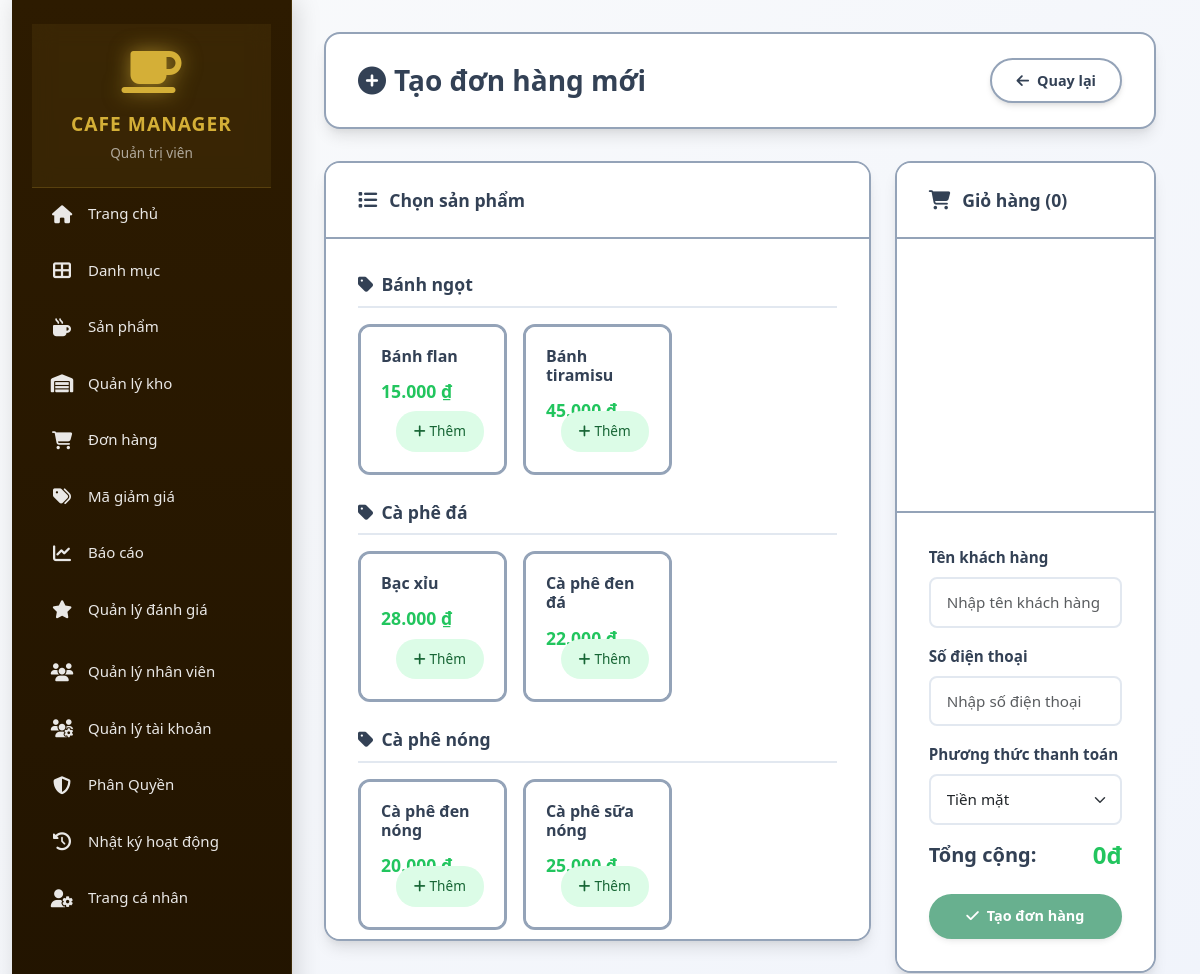
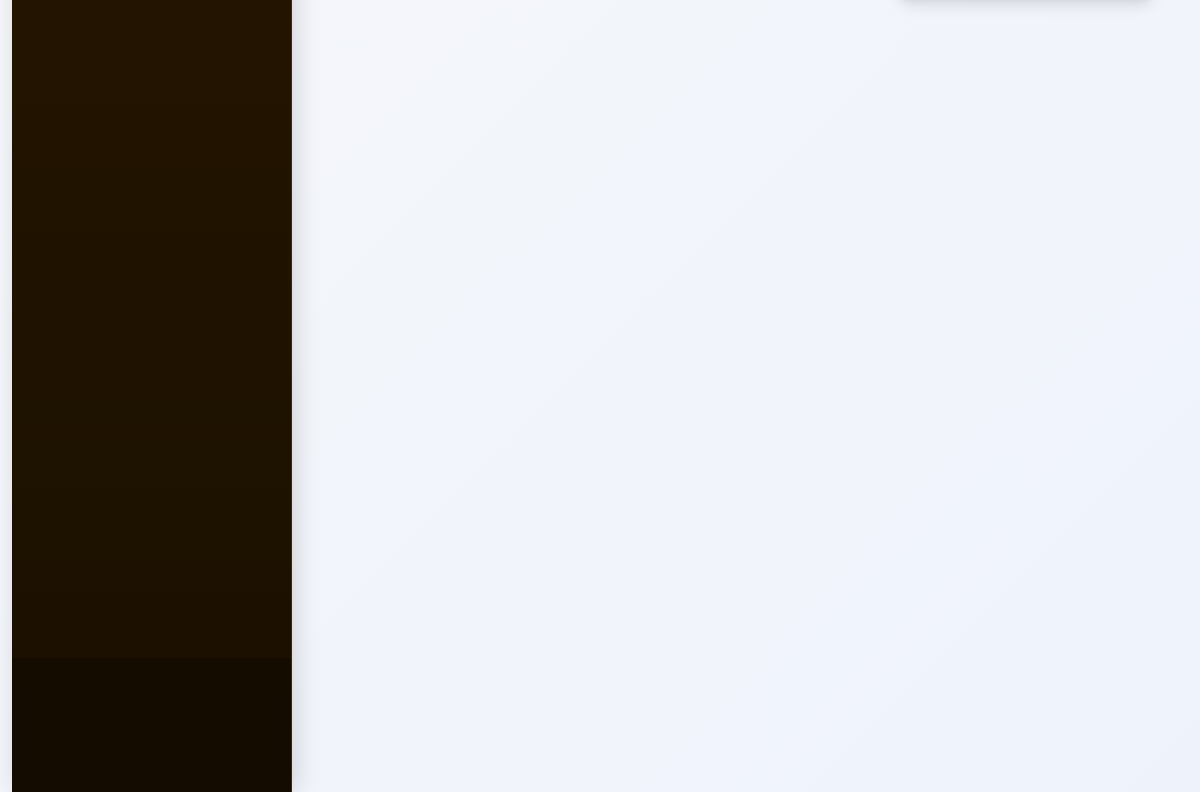
The page /admin/order_form.php (signed in) on the database its author committed (2 pictures, top to bottom).
### tables this page shows
CREATE TABLE products (
    id INT PRIMARY KEY AUTO_INCREMENT,   
    category_id INT,
    name VARCHAR(200) NOT NULL,
    description TEXT,
    ingredients TEXT,
    calories INT,
    price DECIMAL(10,2) NOT NULL,
    discount_type ENUM('none', 'percentage', 'fixed') DEFAULT 'none',
    discount_value DECIMAL(10,2) DEFAULT 0,
    sale_price DECIMAL(10,2) NULL,
    discount_start_date DATETIME NULL,
    discount_end_date DATETIME NULL,
    is_featured TINYINT(1) DEFAULT 0,
    ai_metadata TEXT,
    image VARCHAR(255),
    status ENUM('active', 'inactive') DEFAULT 'active',
    created_at TIMESTAMP DEFAULT CURRENT_TIMESTAMP,
    updated_at TIMESTAMP DEFAULT CURRENT_TIMESTAMP ON UPDATE CURRENT_TIMESTAMP,
    
    FOREIGN KEY (category_id) REFERENCES categories(id) ON DELETE SET NULL,
    INDEX idx_is_featured (is_featured),
    INDEX idx_discount_dates (discount_start_date, discount_end_date)
);

### config/helpers.php (called while the page is built, shortened)
<?php
function formatCurrency($amount) {
    return number_format($amount, 0, ',', '.') . ' ₫';
}

### admin/order_form.php (the view, shortened to what this page needs)
<?php
require_once '../config/init.php';
require_once '../config/helpers.php';
 $products = $pdo->query("
    SELECT p.*, c.name as category_name, i.quantity as stock
    FROM products p
    LEFT JOIN categories c ON p.category_id = c.id
    LEFT JOIN inventory i ON p.id = i.product_id
    WHERE p.status = 'active'
    ORDER BY c.name, p.name
")->fetchAll();
 $products_by_category = [];
foreach ($products as $product) {
    $category = $product['category_name'] ?: 'Khác';
    $products_by_category[$category][] = $product;
}
?>
<!DOCTYPE html>
<html lang="vi">
<head>
    <link href="https://cdn.jsdelivr.net/npm/bootstrap@5.3.0/dist/css/bootstrap.min.css" rel="stylesheet">
    <link href="https://cdnjs.cloudflare.com/ajax/libs/font-awesome/6.4.0/css/all.min.css" rel="stylesheet">
    <link rel="stylesheet" href="../assets/cssad/order_form.css">
</head>
<body class="admin-layout">
    <div class="container-fluid min-vh-100">
        <div class="row g-0 flex-lg-nowrap flex-wrap">
            <?php include 'sidebar.php'; ?>
            <main class="content-wrapper">
                <div class="page-header">
                    <h1><i class="fas fa-plus-circle me-2"></i>Tạo đơn hàng mới</h1>
                    <a href="orders.php" class="btn btn-action btn-secondary">
                        <i class="fas fa-arrow-left me-2"></i>Quay lại
                    </a>
                </div>
                <div class="row">
                    <div class="col-lg-8">
                        <div class="content-card">
                            <div class="card-header">
                                <i class="fas fa-list"></i>
                                <span>Chọn sản phẩm</span>
                            </div>
                            <div class="card-body" style="max-height: 700px; overflow-y: auto;">
                                <?php foreach ($products_by_category as $category => $items): ?>
                                <div class="category-header">
                                    <i class="fas fa-tag me-2"></i><?php echo $category; ?>
                                </div>
                                <div class="row g-3 mb-4">
                                    <?php foreach ($items as $product): ?>
                                    <div class="col-md-4 col-sm-6">
                                        <div class="card product-card h-100" onclick="addToCart(<?php echo htmlspecialchars(json_encode($product)); ?>)">
                                            <div class="card-body">
                                                <h6 class="card-title"><?php echo htmlspecialchars($product['name']); ?></h6>
                                                <p class="card-text price">
                                                    <?php echo formatCurrency($product['price']); ?>
                                                </p>
                                                <div class="stock-info">
                                                    <i class="fas fa-box me-1"></i>
                                                </div>
                                                <button type="button" class="btn btn-sm btn-success">
                                                    <i class="fas fa-plus me-1"></i>Thêm
                                                </button>
                                            </div>
                                        </div>
                                    </div>
                                    <?php endforeach; ?>
                                </div>
                                <?php endforeach; ?>
                            </div>
                        </div>
                    </div>
                    <div class="col-lg-4">
                        <div class="content-card sticky-cart">
                            <div class="card-header">
                                <i class="fas fa-shopping-cart"></i>
                                <span>Giỏ hàng (<span id="cart-count">0</span>)</span>
                            </div>
                            <div class="card-body" style="max-height: 400px; overflow-y: auto;">
                                <div id="cart-items">
                                    <div class="empty-cart">
                                        <i class="fas fa-shopping-basket"></i>
                                        <p>Chưa có sản phẩm nào</p>
                                    </div>
                                </div>
                            </div>
                            <div class="card-body cart-summary">
                                <form method="POST" id="orderForm">
                                    <div class="mb-3">
                                        <label class="form-label">Tên khách hàng</label>
                                        <input type="text" name="customer_name" class="form-control" placeholder="Nhập tên khách hàng">
                                    </div>
                                    <div class="mb-3">
                                        <label class="form-label">Số điện thoại</label>
                                        <input type="text" name="customer_phone" class="form-control" placeholder="Nhập số điện thoại">
                                    </div>
                                    <div class="mb-3">
                                        <label class="form-label">Phương thức thanh toán</label>
                                        <select name="payment_method" class="form-select" required>
                                            <option value="COD">Tiền mặt</option>
                                        </select>
                                    </div>
                                    <div class="cart-total">
                                        <h5>Tổng cộng:</h5>
                                        <h4 id="total-amount">0đ</h4>
                                    </div>
                                    <button type="submit" class="btn btn-action btn-success w-100" id="submit-btn" disabled>
                                        <i class="fas fa-check me-2"></i>Tạo đơn hàng
                                    </button>
                                </form>
                            </div>
                        </div>
                    </div>
                </div>
            </main>
        </div>
    </div>
</body>
</html>

### assets/cssad/order_form.css (style rules this page uses)
:root { --primary-color: #d8e2f5; --primary-light: #eef2fb; --primary-dark: #94a3b8; --secondary-color: #fef3c7; --success-color: #dcfce7; --danger-color: #fee2e2; --warning-color: #fef3c7; --light-bg: #f9fafb; --card-bg: #ffffff; --border-color: #e2e8f0; --border-dark: #94a3b8; --text-primary: #334155; --text-secondary: #64748b; --text-muted: #94a3b8; --shadow-sm: 0 1px 2px 0 rgba(0, 0, 0, 0.05); --shadow-md: 0 4px 6px -1px rgba(0, 0, 0, 0.1), 0 2px 4px -1px rgba(0, 0, 0, 0.06); --shadow-lg: 0 10px 15px -3px rgba(0, 0, 0, 0.1), 0 4px 6px -2px rgba(0, 0, 0, 0.05); --sidebar-width: 280px; }
body { font-family: 'Segoe UI', Tahoma, Geneva, Verdana, sans-serif; background-color: var(--light-bg); color: var(--text-primary); overflow-x: hidden; }
.admin-layout { background: linear-gradient(135deg, var(--light-bg) 0%, var(--primary-light) 100%); min-height: 100vh; display: flex; }
.content-wrapper { flex-grow: 1; padding: 2rem; width: calc(100% - var(--sidebar-width)); overflow-y: auto; }
.page-header { margin-bottom: 2rem; background: var(--card-bg); padding: 1.5rem 2rem; border-radius: 16px; box-shadow: var(--shadow-lg); display: flex; justify-content: space-between; align-items: center; border: 2px solid var(--border-dark); }
.page-header h1 { color: var(--text-primary); font-weight: 700; margin: 0; font-size: 1.75rem; }
.content-card { border: 2px solid var(--border-dark); border-radius: 16px; box-shadow: var(--shadow-lg); overflow: hidden; margin-bottom: 2rem; transition: all 0.3s ease; background: var(--card-bg); }
.content-card .card-header { background: var(--card-bg); padding: 1.5rem 2rem; border-bottom: 2px solid var(--border-dark); font-weight: 700; color: var(--text-primary); display: flex; align-items: center; font-size: 1.1rem; }
.content-card .card-header i { margin-right: 0.75rem; font-size: 1.2rem; }
.content-card .card-body { padding: 2rem; background: var(--card-bg); }
.form-control, .form-select { border: 2px solid var(--border-color); border-radius: 8px; padding: 0.75rem 1rem; transition: all 0.3s ease; background-color: var(--card-bg); font-size: 0.95rem; }
.form-label { font-weight: 600; color: var(--text-primary); margin-bottom: 0.5rem; font-size: 0.95rem; }
.btn-action { padding: 0.6rem 1.5rem; border-radius: 30px; font-weight: 600; font-size: 0.9rem; transition: all 0.3s ease; border: 2px solid var(--border-dark); box-shadow: var(--shadow-md); }
.btn-secondary { background-color: var(--card-bg); color: var(--text-primary); border-color: var(--border-dark); }
.btn-success { background-color: var(--success-color); border-color: #22c55e; color: #166534; }
.product-card { cursor: pointer; transition: all 0.3s ease; border-radius: 12px; border: 3px solid var(--border-dark); height: 100%; overflow: hidden; background: var(--card-bg); }
.product-card .card-body { padding: 1.25rem; position: relative; }
.product-card .card-title { font-size: 1rem; margin-bottom: 0.75rem; font-weight: 600; color: var(--text-primary); }
.product-card .card-text { font-size: 0.95rem; margin-bottom: 0.5rem; }
.product-card .stock-info { font-size: 0.85rem; color: var(--text-muted); }
.product-card .btn { padding: 0.5rem 1rem; font-size: 0.85rem; border-radius: 20px; position: absolute; bottom: 1.25rem; right: 1.25rem; border: 2px solid transparent; }
.product-card .price { font-size: 1.1rem; font-weight: 700; color: #22c55e; }
.sticky-cart { position: sticky; top: 2rem; }
.cart-summary { border-top: 2px solid var(--border-dark); padding-top: 1rem; margin-top: 1rem; }
.cart-total { display: flex; justify-content: space-between; align-items: center; margin-bottom: 1.5rem; }
.cart-total h5 { margin: 0; font-weight: 600; color: var(--text-primary); }
.cart-total h4 { margin: 0; font-weight: 700; color: #22c55e; }
.category-header { font-size: 1.1rem; font-weight: 600; color: var(--text-primary); margin-bottom: 1rem; padding-bottom: 0.5rem; border-bottom: 2px solid var(--border-color); }
.empty-cart { padding: 2rem; text-align: center; color: var(--text-muted); }
.empty-cart i { font-size: 3rem; margin-bottom: 1rem; opacity: 0.5; }

### assets/cssad/sidebar.css (style rules this page uses)
:root { --sidebar-expanded: 280px; --sidebar-collapsed: 80px; --primary-brown: #2D1B00; --accent-gold: #D4AF37; --hover-gold: #FFD700; --text-light: rgba(255, 255, 255, 0.9); --text-muted: rgba(255, 255, 255, 0.6); }

### rows shown on the page
products: name "Bánh flan", price "15.000 ₫"
products: name "Bánh tiramisu", price "45.000 ₫"
products: name "Bạc xỉu", price "28.000 ₫"
products: name "Cà phê đen đá", price "22.000 ₫"
products: name "Cà phê đen nóng", price "20.000 ₫"
products: name "Cà phê sữa nóng", price "25.000 ₫"

### other values the page prints
$_SESSION['full_name'] "Quản trị viên"
$category "Bánh ngọt"
$category "Cà phê đá"
$category "Cà phê nóng"
